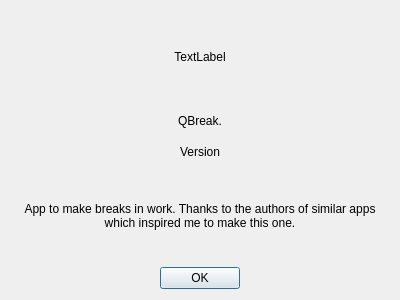
<?xml version="1.0" encoding="UTF-8"?>
<ui version="4.0">
 <class>AboutDlg</class>
 <widget class="QDialog" name="AboutDlg">
  <property name="geometry">
   <rect>
    <x>0</x>
    <y>0</y>
    <width>400</width>
    <height>300</height>
   </rect>
  </property>
  <property name="minimumSize">
   <size>
    <width>400</width>
    <height>300</height>
   </size>
  </property>
  <property name="maximumSize">
   <size>
    <width>800</width>
    <height>600</height>
   </size>
  </property>
  <property name="windowTitle">
   <string>Dialog</string>
  </property>
  <layout class="QVBoxLayout" name="verticalLayout">
   <item>
    <widget class="QLabel" name="mAppIcon">
     <property name="text">
      <string>TextLabel</string>
     </property>
     <property name="alignment">
      <set>Qt::AlignCenter</set>
     </property>
    </widget>
   </item>
   <item>
    <widget class="QLabel" name="mAppNameLabel">
     <property name="maximumSize">
      <size>
       <width>16777215</width>
       <height>25</height>
      </size>
     </property>
     <property name="text">
      <string>QBreak.</string>
     </property>
     <property name="textFormat">
      <enum>Qt::PlainText</enum>
     </property>
     <property name="alignment">
      <set>Qt::AlignCenter</set>
     </property>
    </widget>
   </item>
   <item>
    <widget class="QLabel" name="mAppVersionLabel">
     <property name="maximumSize">
      <size>
       <width>16777215</width>
       <height>25</height>
      </size>
     </property>
     <property name="text">
      <string>Version</string>
     </property>
     <property name="textFormat">
      <enum>Qt::PlainText</enum>
     </property>
     <property name="alignment">
      <set>Qt::AlignCenter</set>
     </property>
    </widget>
   </item>
   <item>
    <widget class="QLabel" name="mAppInfoLabel">
     <property name="maximumSize">
      <size>
       <width>16777215</width>
       <height>100</height>
      </size>
     </property>
     <property name="text">
      <string>App to make breaks in work. Thanks to the authors of similar apps which inspired me to make this one.</string>
     </property>
     <property name="textFormat">
      <enum>Qt::PlainText</enum>
     </property>
     <property name="alignment">
      <set>Qt::AlignCenter</set>
     </property>
     <property name="wordWrap">
      <bool>true</bool>
     </property>
    </widget>
   </item>
   <item>
    <widget class="QDialogButtonBox" name="buttonBox">
     <property name="orientation">
      <enum>Qt::Horizontal</enum>
     </property>
     <property name="standardButtons">
      <set>QDialogButtonBox::Ok</set>
     </property>
     <property name="centerButtons">
      <bool>true</bool>
     </property>
    </widget>
   </item>
  </layout>
 </widget>
 <resources/>
 <connections>
  <connection>
   <sender>buttonBox</sender>
   <signal>accepted()</signal>
   <receiver>AboutDlg</receiver>
   <slot>accept()</slot>
   <hints>
    <hint type="sourcelabel">
     <x>257</x>
     <y>290</y>
    </hint>
    <hint type="destinationlabel">
     <x>157</x>
     <y>274</y>
    </hint>
   </hints>
  </connection>
  <connection>
   <sender>buttonBox</sender>
   <signal>rejected()</signal>
   <receiver>AboutDlg</receiver>
   <slot>reject()</slot>
   <hints>
    <hint type="sourcelabel">
     <x>325</x>
     <y>290</y>
    </hint>
    <hint type="destinationlabel">
     <x>286</x>
     <y>274</y>
    </hint>
   </hints>
  </connection>
 </connections>
</ui>
